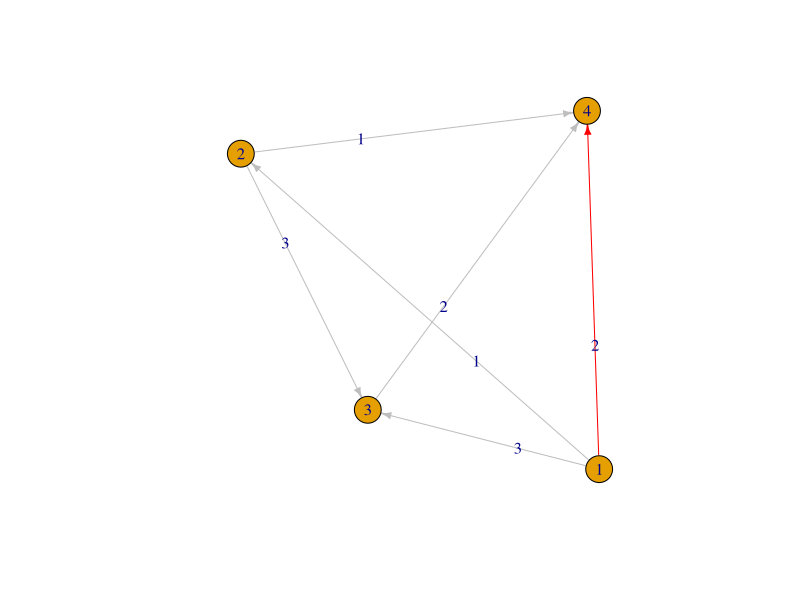

Write R code to recreate this figure.
# Загрузка пакета
install.packages('igraph')
library('igraph')

# Функция проверки на то, есть ли путь(ребро) к вершине и не посещена ли она
shortest_ind <- function(shortest_dist, expl_v){
  min <- Inf
  m <- ""
  for (i in 1:length(expl_v)){
    if ((shortest_dist[i] < min) & (expl_v[i] == 0)){
      m <- i
      min <- shortest_dist[i]
    }
  }
  # индекс ближайшей доступной вершины
  return(m)
}

# Основная функция
Dijkstra <- function(Matr, v1, v2){
  n <- ncol(Matr)
  answer <- list()
  
  # Сканирование входных данных на предмет ошибок
  if (!(v1 %in% (1:n)) || !(v2 %in% (1:n))){
    stop("Такой вершины не существует")
  }
  else if (!(is.numeric(v1) || !(is.numeric(v2)))){
    stop("Вершина должна задаваться числом")
  }
  else if (v1 == v2) {
    stop("Введите разные вершины")
  }
  
  
  # Длины путей(веса ребёр) от начального ребра к соответствующим вершинам
  shortest_dist <- Matr[v1, ]
  
  # expl_v используется для указания того, рёбра от каких вершин мы рассмотрели
  expl_v <- rep(0, n)
  expl_v[v1] <- 1
  
  # на каждой итерации в vis_v записывается те вершины, пути к которым были 
  #доступны из рассматриваемой вершины
  vis_v <- rep(0, n)
  vis_v[(Matr[v1, ] != Inf)] <- v1
  
  # пока количество рассмотренных вершин не равно количеству доступных для 
  #рассмотрения вершин 
  while (sum(expl_v) != length(expl_v)){
    
    #k <- индекс ближайшей доступной вершины
    k <- shortest_ind(shortest_dist, expl_v)
    
    # На успешной итерации в shortest_dist обновляются длины кратчайших путей от начальной 
    #вершины до всех вершин, доступных для посещения
    for (i in (1:n)) {
      if (shortest_dist[i] > (shortest_dist[k] + Matr[k, i])){
        shortest_dist[i] <- shortest_dist[k] + Matr[k, i]
        vis_v[i] <- k
      }
      expl_v[k] <- 1
    }
  }
  
  # Проверяем, есть ли путь к конечной вершине и строим путь, если он есть, 
  #или устанавливаем путь Inf, если пути нет
  if (vis_v[v2] != 0){
    path <- v2
    # Если вершины связаны напрмую, то выводим v1, v2 и всё
    if (vis_v[v2] == v1){
      path <- c(v1, v2)
    }
    else{
      # В каждой итерации цикла значение vis_v для текущей вершины (v2) 
      #заменяется на значение vis_v для предыдущей вершины,
      #затем эта предыдущая вершина добавляется в начало массива path
      while (vis_v[v2] != v1){
        vis_v[v2] <- vis_v[path[1]]
        path <- c(vis_v[v2], path)
      }
    }
  }
  # Если невозможно было дойти до конечной вершины - выведится path=Inf
  else{
    path <- Inf
  }
  #Длина пути
  length = shortest_dist[v2]
  
  # Рисование графа и кратчайшего пути
  set.seed(42)
  g <- Matr
  g[g == Inf] <- 0
  a <- graph.adjacency(g, mode = "directed", weighted = T)
  E(a)$color <- 'grey'
  for(i in 1:(length-1)){
    E(a)[path[i+1]%--%path[i]]$color <- 'red'
  }
  plot(a, edge.label = c(t(g)[t(g) != 0]), edge.arrow.size = 0.5)
    
  answer <- list(length, path)
  return(answer)
}


Matr <- matrix(0, nrow = 4, ncol = 4)
Matr[1,] <- c(Inf, 1, 3, 2)
Matr[2,] <- c(Inf, Inf, 3, 1)
Matr[3,] <- c(Inf, Inf, Inf, 2)
Matr[4,] <- c(Inf, Inf, Inf, Inf)


func_res <- Dijkstra(Matr, 1, 4)
print(func_res)
